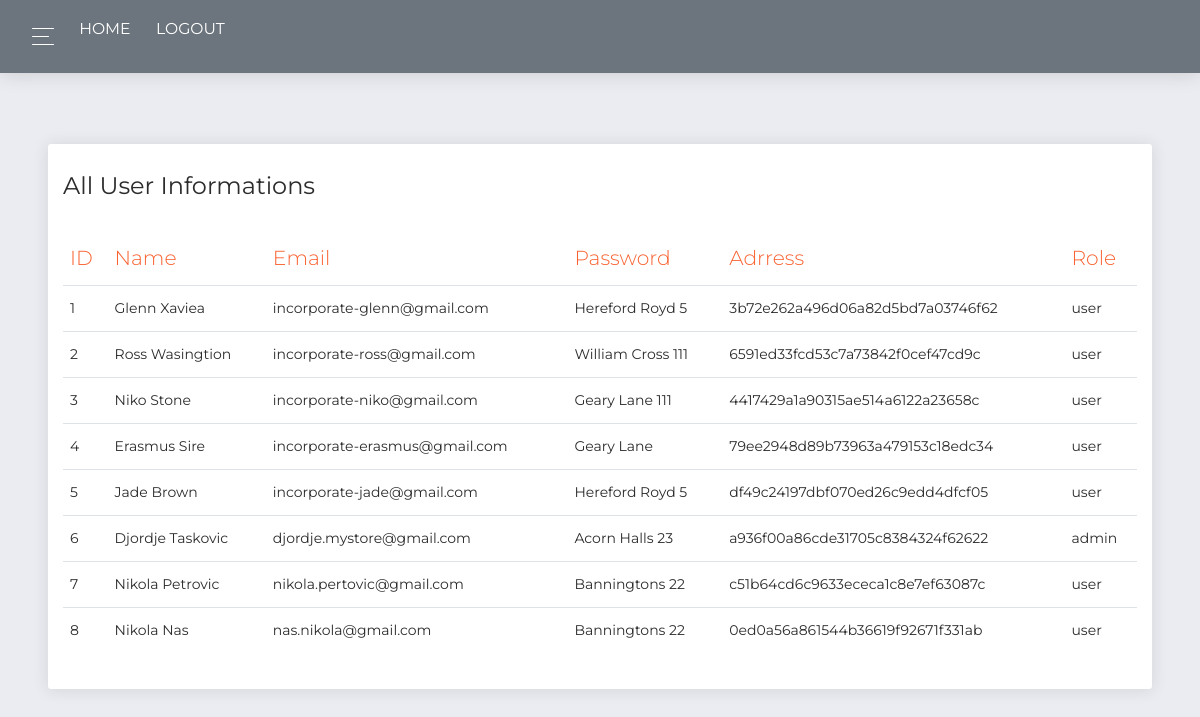
/admin-panel.php?page=users (signed in), run on the app's committed database.
### tables this page shows
CREATE TABLE `users` (
  `id` int(11) NOT NULL,
  `name` varchar(50) NOT NULL,
  `email` varchar(50) NOT NULL,
  `address` varchar(25) NOT NULL,
  `password` varchar(100) NOT NULL,
  `birthdate` date NOT NULL,
  `about` varchar(255) NOT NULL,
  `date` timestamp NOT NULL DEFAULT CURRENT_TIMESTAMP ON UPDATE CURRENT_TIMESTAMP,
  `id_role` int(11) NOT NULL,
  `id_img` int(11) NOT NULL
);

CREATE TABLE `roles` (
  `id` int(11) NOT NULL,
  `name` varchar(25) NOT NULL
);

### models/functions.php (called while the page is built, shortened)
<?php
function getAllUsers(){
    global $conn;
    $rez = $conn->prepare("SELECT u.*,r.name as rolename from users u inner join roles r on u.id_role = r.id ");
    $rez->execute();
    $r = $rez->fetchAll();
   return $r;
}

### views/admin-panel/pages/users.php (the view)
<div class="content pt-5">
    <div class="row">
      <div class="col-md-12">
        <div class="card">
          <div class="card-header">
            <h4 class="card-title"> All User Informations</h4>
          </div>
          <div class="card-body">
            <div class="table-responsive">
              <table class="table">
                <thead class=" text-primary">
                  <th>ID</th>
                  <th>Name</th>
                  <th>Email</th>
                  <th>Password</th>
                  <th>Adrress</th>
                  <th>Role</th>
                </thead>
                <tbody>
                    <?php
                    $users = getAllUsers();
                    foreach ($users as $p):?>
                    <tr>
                        <td><?=$p->id?></td>
                        <td><?=$p->name?></td>
                        <td><?=$p->email?></td>
                        <td><?=$p->address?></td>
                        <td><?=$p->password?></td>
                        <td><?=$p->rolename?></td>
                      </tr>
                    <?php endforeach?>
                </tbody>
              </table>
            </div>
          </div>
        </div>
      </div>
    </div>
  </div>

### admin-panel.php (shortened to what this page needs)
<!DOCTYPE html>
<html lang="en">
<?php
 include "config/connection.php";
 include "models/functions.php";
include "views/admin-panel/fixed/head.php";
?>
<body>
  <div class="wrapper">
    <div class="main-panel" id="main-panel">
  <?php include "views/admin-panel/fixed/navbar.php";?>
     <div class="p-5 mt-5">
     <?php
      if (isset($_GET['page'])) {
          switch ($_GET['page']) {
                  case 'users':
                    include "views/admin-panel/pages/users.php";
                    break;
              }
            }
              else{
                include "views/admin-panel/pages/logs.php";
              }
      ?>
     </div>
    </div>
  </div>
</body>
</html>

### views/admin-panel/fixed/head.php (shortened to what this page needs)
<head>
  <link rel="stylesheet" href="https://use.fontawesome.com/releases/v5.7.1/css/all.css"
>
    <link rel="stylesheet" href="assets/vendor/bootstrap/css/bootstrap.min.css"/>
    <link rel="stylesheet" href="assets/demo/demo.css"/>
    <link rel="stylesheet" href="assets/css/now-ui-dashboard.css"/>
</head>

### views/admin-panel/fixed/navbar.php (shortened to what this page needs)
<nav class="navbar navbar-expand-lg bg-secondary navbar-absolute">
        <div class="container-fluid">
          <div class="navbar-wrapper">
            <div class="navbar-toggle">
              <button type="button" class="navbar-toggler">
                <span class="navbar-toggler-bar bar1"></span>
                <span class="navbar-toggler-bar bar2"></span>
                <span class="navbar-toggler-bar bar3"></span>
              </button>
            </div>
          </div>
          <div class="collapse navbar-collapse justify-content-between" id="navigation">
            <ul class="navbar-nav">
            <li class="nav-item">
                <a class="nav-link" href="index.php">
                   <h5>Home</h5>
                  </a>
              </li>
              <li class="nav-item">
                <a class="nav-link" href="admin-panel.php?page=panel_logout">
                    <h5>Logout</h5>
                  </a>
              </li>
            </ul>
          </div>
        </div>
      </nav>

### data on the page
users: id "1", name "Glenn Xaviea", email "incorporate-glenn@gmail.com", address "Hereford Royd 5", password "3b72e262a496d06a82d5bd7a03746f62", id_role.name "user"
users: id "2", name "Ross Wasingtion", email "incorporate-ross@gmail.com", address "William Cross 111", password "6591ed33fcd53c7a73842f0cef47cd9c", id_role.name "user"
users: id "3", name "Niko Stone", email "incorporate-niko@gmail.com", address "Geary Lane 111", password "4417429a1a90315ae514a6122a23658c", id_role.name "user"
users: id "4", name "Erasmus Sire", email "incorporate-erasmus@gmail.com", address "Geary Lane", password "79ee2948d89b73963a479153c18edc34", id_role.name "user"
users: id "5", name "Jade Brown", email "incorporate-jade@gmail.com", address "Hereford Royd 5", password "df49c24197dbf070ed26c9edd4dfcf05", id_role.name "user"
users: id "6", name "Djordje Taskovic", email "djordje.mystore@gmail.com", address "Acorn Halls 23", password "a936f00a86cde31705c8384324f62622", id_role.name "admin"
users: id "7", name "Nikola Petrovic", email "nikola.pertovic@gmail.com", address "Banningtons 22", password "c51b64cd6c9633ececa1c8e7ef63087c", id_role.name "user"
users: id "8", name "Nikola Nas", email "nas.nikola@gmail.com", address "Banningtons 22", password "0ed0a56a861544b36619f92671f331ab", id_role.name "user"
